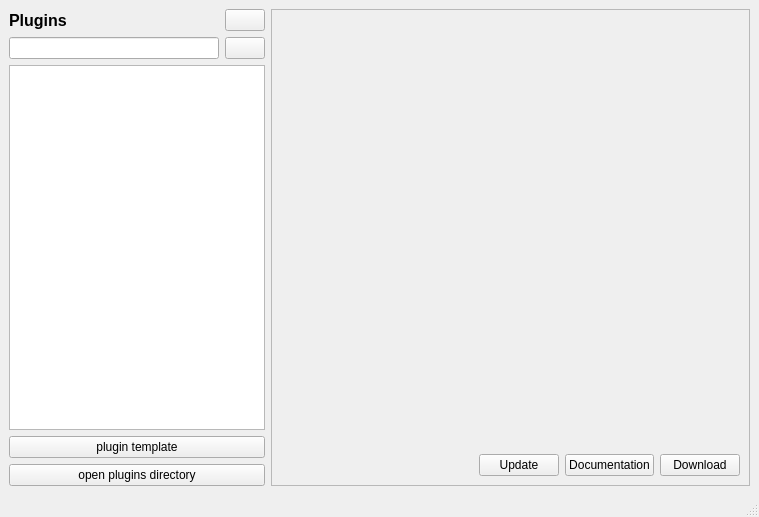
<?xml version="1.0" encoding="UTF-8"?>
<ui version="4.0">
 <class>MainWindow</class>
 <widget class="QMainWindow" name="MainWindow">
  <property name="geometry">
   <rect>
    <x>0</x>
    <y>0</y>
    <width>759</width>
    <height>517</height>
   </rect>
  </property>
  <property name="windowTitle">
   <string>MainWindow</string>
  </property>
  <widget class="QWidget" name="centralwidget">
   <layout class="QHBoxLayout" name="horizontalLayout" stretch="0,1">
    <item>
     <layout class="QVBoxLayout" name="verticalLayout">
      <item>
       <layout class="QHBoxLayout" name="horizontalLayout_3">
        <item>
         <widget class="QLabel" name="label">
          <property name="font">
           <font>
            <pointsize>12</pointsize>
            <weight>75</weight>
            <bold>true</bold>
           </font>
          </property>
          <property name="text">
           <string>Plugins</string>
          </property>
         </widget>
        </item>
        <item>
         <widget class="QPushButton" name="refreshButton">
          <property name="sizePolicy">
           <sizepolicy hsizetype="Fixed" vsizetype="Fixed">
            <horstretch>0</horstretch>
            <verstretch>0</verstretch>
           </sizepolicy>
          </property>
          <property name="text">
           <string/>
          </property>
          <property name="icon">
           <iconset>
            <normaloff>../images/refresh.png</normaloff>../images/refresh.png</iconset>
          </property>
         </widget>
        </item>
       </layout>
      </item>
      <item>
       <layout class="QHBoxLayout" name="horizontalLayout_4">
        <item>
         <widget class="QLineEdit" name="searchBox"/>
        </item>
        <item>
         <widget class="QPushButton" name="searchButton">
          <property name="text">
           <string/>
          </property>
          <property name="icon">
           <iconset>
            <normaloff>../images/search.png</normaloff>../images/search.png</iconset>
          </property>
         </widget>
        </item>
       </layout>
      </item>
      <item>
       <widget class="QListWidget" name="pluginList"/>
      </item>
      <item>
       <widget class="QPushButton" name="tutorialButton">
        <property name="text">
         <string>plugin template</string>
        </property>
       </widget>
      </item>
      <item>
       <widget class="QPushButton" name="open_plugins_directory_button">
        <property name="text">
         <string>open plugins directory</string>
        </property>
       </widget>
      </item>
     </layout>
    </item>
    <item>
     <widget class="QScrollArea" name="scrollArea">
      <property name="horizontalScrollBarPolicy">
       <enum>Qt::ScrollBarAlwaysOff</enum>
      </property>
      <property name="widgetResizable">
       <bool>true</bool>
      </property>
      <widget class="QWidget" name="scrollAreaWidgetContents">
       <property name="geometry">
        <rect>
         <x>0</x>
         <y>0</y>
         <width>475</width>
         <height>477</height>
        </rect>
       </property>
       <layout class="QGridLayout" name="gridLayout_2">
        <item row="0" column="0">
         <widget class="QLabel" name="pluginLabel">
          <property name="minimumSize">
           <size>
            <width>0</width>
            <height>0</height>
           </size>
          </property>
          <property name="font">
           <font>
            <pointsize>12</pointsize>
           </font>
          </property>
          <property name="text">
           <string/>
          </property>
         </widget>
        </item>
        <item row="0" column="1">
         <widget class="QLabel" name="infoLabel">
          <property name="layoutDirection">
           <enum>Qt::RightToLeft</enum>
          </property>
          <property name="text">
           <string/>
          </property>
          <property name="alignment">
           <set>Qt::AlignRight|Qt::AlignTrailing|Qt::AlignVCenter</set>
          </property>
         </widget>
        </item>
        <item row="2" column="0" colspan="2">
         <layout class="QHBoxLayout" name="horizontalLayout_2">
          <item>
           <spacer name="horizontalSpacer">
            <property name="orientation">
             <enum>Qt::Horizontal</enum>
            </property>
            <property name="sizeHint" stdset="0">
             <size>
              <width>40</width>
              <height>20</height>
             </size>
            </property>
           </spacer>
          </item>
          <item>
           <widget class="QPushButton" name="updateButton">
            <property name="text">
             <string>Update</string>
            </property>
           </widget>
          </item>
          <item>
           <widget class="QPushButton" name="documentationButton">
            <property name="enabled">
             <bool>true</bool>
            </property>
            <property name="text">
             <string>Documentation</string>
            </property>
           </widget>
          </item>
          <item>
           <widget class="QPushButton" name="downloadButton">
            <property name="enabled">
             <bool>true</bool>
            </property>
            <property name="text">
             <string>Download</string>
            </property>
           </widget>
          </item>
         </layout>
        </item>
        <item row="1" column="0" colspan="2">
         <widget class="QTextBrowser" name="descriptionLabel">
          <property name="enabled">
           <bool>true</bool>
          </property>
          <property name="palette">
           <palette>
            <active>
             <colorrole role="Base">
              <brush brushstyle="SolidPattern">
               <color alpha="0">
                <red>255</red>
                <green>255</green>
                <blue>255</blue>
               </color>
              </brush>
             </colorrole>
            </active>
            <inactive>
             <colorrole role="Base">
              <brush brushstyle="SolidPattern">
               <color alpha="0">
                <red>255</red>
                <green>255</green>
                <blue>255</blue>
               </color>
              </brush>
             </colorrole>
            </inactive>
            <disabled>
             <colorrole role="Base">
              <brush brushstyle="SolidPattern">
               <color alpha="255">
                <red>240</red>
                <green>240</green>
                <blue>240</blue>
               </color>
              </brush>
             </colorrole>
            </disabled>
           </palette>
          </property>
          <property name="autoFillBackground">
           <bool>false</bool>
          </property>
          <property name="frameShape">
           <enum>QFrame::NoFrame</enum>
          </property>
          <property name="frameShadow">
           <enum>QFrame::Plain</enum>
          </property>
          <property name="lineWidth">
           <number>0</number>
          </property>
          <property name="readOnly">
           <bool>true</bool>
          </property>
          <property name="html">
           <string>&lt;!DOCTYPE HTML PUBLIC &quot;-//W3C//DTD HTML 4.0//EN&quot; &quot;http://www.w3.org/TR/REC-html40/strict.dtd&quot;&gt;
&lt;html&gt;&lt;head&gt;&lt;meta name=&quot;qrichtext&quot; content=&quot;1&quot; /&gt;&lt;style type=&quot;text/css&quot;&gt;
p, li { white-space: pre-wrap; }
&lt;/style&gt;&lt;/head&gt;&lt;body style=&quot; font-family:'MS Shell Dlg 2'; font-size:8.25pt; font-weight:400; font-style:normal;&quot;&gt;
&lt;p style=&quot;-qt-paragraph-type:empty; margin-top:0px; margin-bottom:0px; margin-left:0px; margin-right:0px; -qt-block-indent:0; text-indent:0px; font-size:8pt;&quot;&gt;&lt;br /&gt;&lt;/p&gt;&lt;/body&gt;&lt;/html&gt;</string>
          </property>
         </widget>
        </item>
       </layout>
      </widget>
     </widget>
    </item>
   </layout>
  </widget>
  <widget class="QStatusBar" name="statusBar"/>
  <action name="actionCheck_For_Updates">
   <property name="text">
    <string>Check For Updates</string>
   </property>
  </action>
 </widget>
 <resources/>
 <connections/>
</ui>
